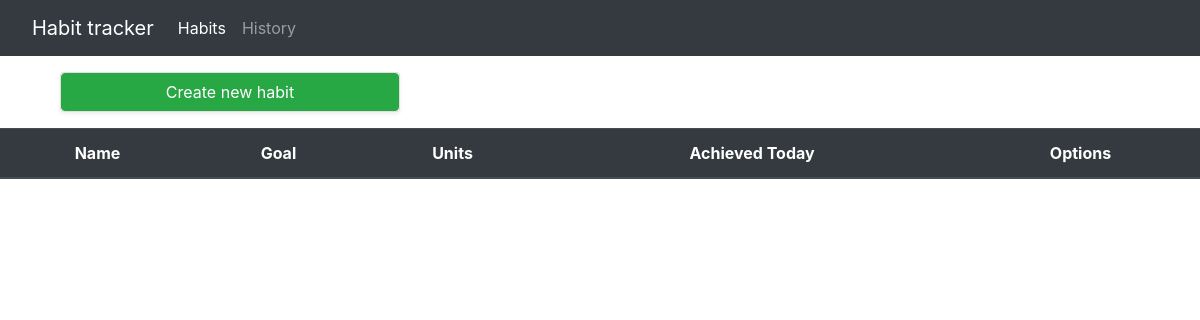
The app's page /, older data.
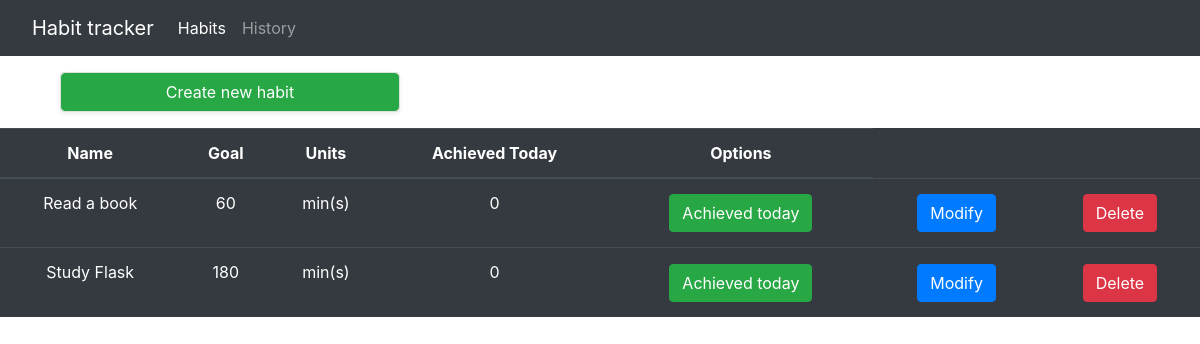
The same page, newer data.
### habit_tracker/models.py (models this page shows, shortened)
class Habit(db.Model):
    id = db.Column(db.Integer(), primary_key=True)
    name = db.Column(db.String(length=40), unique=True, nullable=False)
    goal = db.Column(db.Integer(), unique=False, nullable=False)
    units = db.Column(db.String(length=20), unique=False, nullable=False)
    days_of_the_week = db.Column(db.String(length=7), unique=False, nullable=False) # MTWXFSD
    history = db.relationship("HabitHistory", backref="habit_obj", lazy=True)

### habit_tracker/routes.py (the view, shortened to what this page needs)
@main.route("/", methods=["GET", "POST"])
def habits_page():
    create_habit_form = CreateHabitForm()
    modify_form = ModifyForm()
    modify_achieved_form = ModifyAchievedForm()
    delete_habit_form = DeleteHabitForm()
    if request.method == "GET":
        habits = Habit.query.all()
        return render_template("habits.html", habits=habits,
            create_habit_form=create_habit_form, modify_form=modify_form,
            modify_achieved_form=modify_achieved_form,
            delete_habit_form=delete_habit_form, date=date,
            local_datetime_is_today=local_datetime_is_today,
        )

### habit_tracker/models.py (called while the page is built)
    @property
    def local_timezone_date(self):
        local_datetime = self.date.replace(tzinfo=tz.tzutc())
        local_datetime = local_datetime.astimezone(tz.tzlocal())
        return local_datetime

### habit_tracker/routes.py (called while the page is built)
def local_datetime_is_today(local_datetime):
    return True if (
        local_datetime.year == date.today().year and
        local_datetime.month == date.today().month and
        local_datetime.day == date.today().day
        ) else False

### habit_tracker/templates/habits.html (shortened to what this page needs)
{% extends "base.html" %}
{% block content %}
    <div class="container">
        <div class="row flex-fill" style="margin: 1rem 0 1rem 0;">
            <div class="col-4">
                {% include "includes/create_habit_modal.html" %}
                <div class="card shadow-sm" style="margin: 0px; padding: 0px;">
                    <button class="btn btn-outline btn-success" data-toggle="modal"
                            data-target="#Modal-CreateHabit">
                        Create new habit
                    </button>
                </div>
            </div>
        </div>
    </div>
    <table class="table table-hover table-dark text-center" style="margin-top: 0.5rem;">
        <thead>
            <tr>
                <th scope="col">Name</th>
                <th scope="col">Goal</th>
                <th scope="col">Units</th>
                <th scope="col">Achieved Today</th>
                <th scope="col">Options</th>
            </tr>
        </thead>
        <tbody>
            {% for habit in habits %}
                {% include 'includes/habits_options_modals.html' %}
                <tr>
                    <td>{{ habit.name }}</td>
                    <td>{{ habit.goal }}</td>
                    <td>{{ habit.units }}</td>
                    {% if local_datetime_is_today(habit.history[-1].local_timezone_date) %}
                        <td>{{ habit.history[-1].achieved }}</td>
                    {% else %}
                        <td>0</td>
                    {% endif %}
                    <td>
                        <button class="btn btn-outline btn-success" style="margin: 0.2rem;"
                            data-toggle="modal" data-target="#Modal-ModifyAchieved-{{ habit.id }}">
                            Achieved today
                        </button>
                    </td>
                    <td>
                        <button class="btn btn-outline btn-primary" style="margin: 0.2rem;"
                                data-toggle="modal" data-target="#Modal-Modify-{{ habit.id }}">
                            Modify
                        </button>
                    </td>
                    <td>
                        <button class="btn btn-outline btn-danger" style="margin: 0.2rem;"
                                data-toggle="modal" data-target="#Modal-DeleteHabit-{{ habit.id }}">
                            Delete
                        </button>
                    </td>
                </tr>
            {% endfor %}
        </tbody>
    </table>
{% endblock %}

Row changes from the older to the newer data that the page shows:
added Habit: name "Read a book", goal "60", units "min(s)"
added Habit: name "Study Flask", goal "180", units "min(s)"
